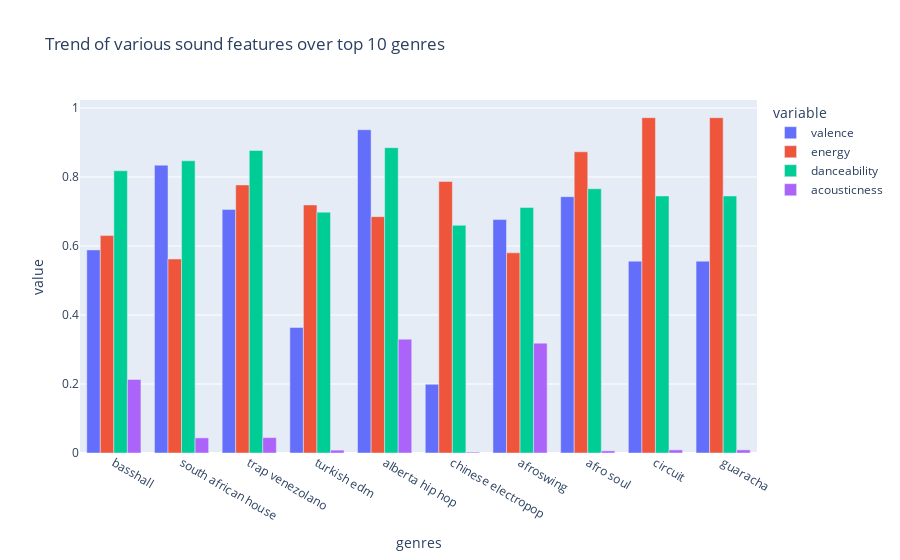

Notebook code for this chart:
### Code cell
top10_genres = genre_data.nlargest(10, 'popularity')

fig = px.bar(top10_genres, x='genres', y=['valence', 'energy', 'danceability', 'acousticness'], barmode='group',
            title='Trend of various sound features over top 10 genres')
fig.show()

### Figure 1 — Plotly figure (JSON) as saved in the notebook; plotly's stock layout.template omitted (floating-point values rounded to 4 significant figures)
{"data": [{"alignmentgroup": "True", "hovertemplate": "variable=valence<br>genres=%{x}<br>value=%{y}<extra></extra>", "legendgroup": "valence", "marker": {"color": "#636efa", "pattern": {"shape": ""}}, "name": "valence", "offsetgroup": "valence", "orientation": "v", "showlegend": true, "textposition": "auto", "type": "bar", "x": ["basshall", "south african house", "trap venezolano", "turkish edm", "alberta hip hop", "chinese electropop", "afroswing", "afro soul", "circuit", "guaracha"], "xaxis": "x", "y": [0.5887, 0.8343, 0.706, 0.364, 0.937, 0.199, 0.6766, 0.743, 0.556, 0.556], "yaxis": "y"}, {"alignmentgroup": "True", "hovertemplate": "variable=energy<br>genres=%{x}<br>value=%{y}<extra></extra>", "legendgroup": "energy", "marker": {"color": "#EF553B", "pattern": {"shape": ""}}, "name": "energy", "offsetgroup": "energy", "orientation": "v", "showlegend": true, "textposition": "auto", "type": "bar", "x": ["basshall", "south african house", "trap venezolano", "turkish edm", "alberta hip hop", "chinese electropop", "afroswing", "afro soul", "circuit", "guaracha"], "xaxis": "x", "y": [0.6302, 0.5623, 0.777, 0.719, 0.685, 0.787, 0.5802, 0.873, 0.972, 0.972], "yaxis": "y"}, {"alignmentgroup": "True", "hovertemplate": "variable=danceability<br>genres=%{x}<br>value=%{y}<extra></extra>", "legendgroup": "danceability", "marker": {"color": "#00cc96", "pattern": {"shape": ""}}, "name": "danceability", "offsetgroup": "danceability", "orientation": "v", "showlegend": true, "textposition": "auto", "type": "bar", "x": ["basshall", "south african house", "trap venezolano", "turkish edm", "alberta hip hop", "chinese electropop", "afroswing", "afro soul", "circuit", "guaracha"], "xaxis": "x", "y": [0.818, 0.847, 0.877, 0.698, 0.885, 0.66, 0.7117, 0.766, 0.745, 0.745], "yaxis": "y"}, {"alignmentgroup": "True", "hovertemplate": "variable=acousticness<br>genres=%{x}<br>value=%{y}<extra></extra>", "legendgroup": "acousticness", "marker": {"color": "#ab63fa", "pattern": {"shape": ""}}, "name": "acousticness", "offsetgroup": "acousticness", "orientation": "v", "showlegend": true, "textposition": "auto", "type": "bar", "x": ["basshall", "south african house", "trap venezolano", "turkish edm", "alberta hip hop", "chinese electropop", "afroswing", "afro soul", "circuit", "guaracha"], "xaxis": "x", "y": [0.2132, 0.04383, 0.0446, 0.00829, 0.33, 0.00257, 0.3185, 0.00627, 0.00903, 0.00903], "yaxis": "y"}], "layout": {"barmode": "group", "legend": {"title": {"text": "variable"}, "tracegroupgap": 0}, "title": {"text": "Trend of various sound features over top 10 genres"}, "xaxis": {"anchor": "y", "domain": [0, 1], "title": {"text": "genres"}}, "yaxis": {"anchor": "x", "domain": [0, 1], "title": {"text": "value"}}}}
